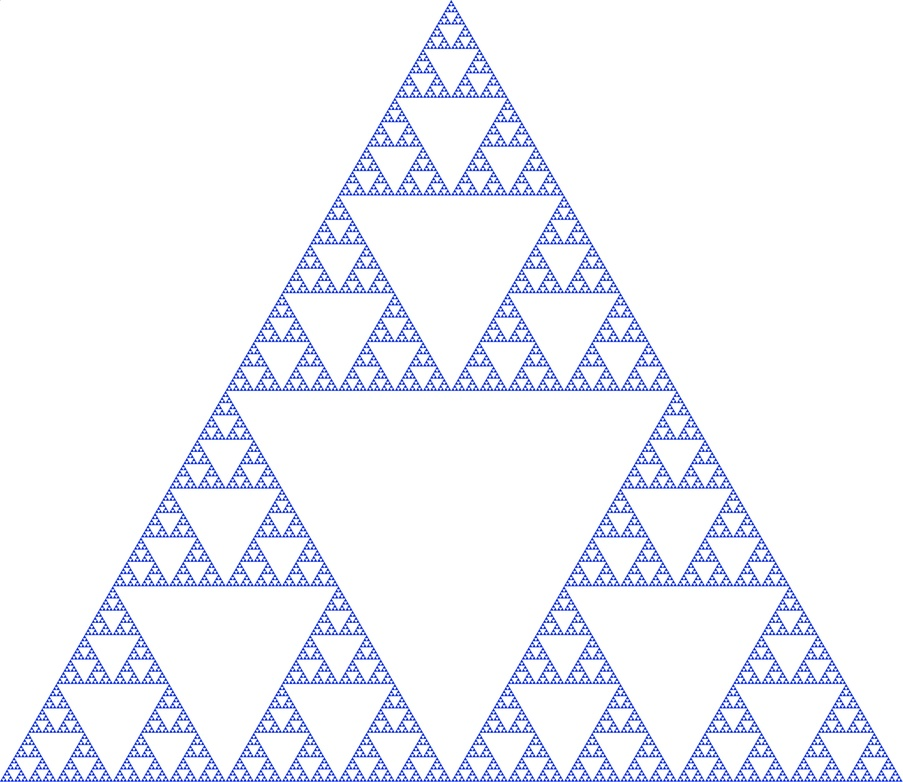
#> input picture sierpinski.jpg, 903 x 782 px, shrunk from 4267 x 3696 before the run, found by its file name
$ python fractal.py
#> lines starting #> are read from the running program, lines starting #| are printed output that depends on the picture; long printed decimals are rounded
import numpy as np
import scipy
import cv2
from matplotlib import pyplot as plt


def rgb2gray(rgb):
    r, g, b = rgb[:, :, 0], rgb[:, :, 1], rgb[:, :, 2]
    gray = 0.2989 * r + 0.5870 * g + 0.1140 * b
    return gray


def fractal_dimension(z, threshold=120):
    # Only for 2d image
    assert (len(z.shape) == 2)

    # From https://github.com/rougier/numpy-100 (#87)
    def boxcount(z, k):
        s = np.add.reduceat(
            np.add.reduceat(z, np.arange(0, z.shape[0], k), axis=0),
            np.arange(0, z.shape[1], k), axis=1)

        # We count non-empty (0) and non-full boxes (k*k)
        return len(np.where((s > 0) & (s < k * k))[0])

    # Transform Z into a binary array
    z = (z > threshold)

    # Minimal dimension of image
    p = min(z.shape)

    # Greatest power of 2 less than or equal to p
    n = 2 ** np.floor(np.log(p) / np.log(2))

    # Extract the exponent
    n = int(np.log(n) / np.log(2))

    # Build successive box sizes (from 2**n down to 2**1)
    sizes = 2 ** np.arange(n, 1, -1)

    # Actual box counting with decreasing size
    counts = []
    for size in sizes:
        counts.append(boxcount(z, size))

    # Fit the successive log(sizes) with log (counts)
    coeffs = np.polyfit(np.log(sizes), np.log(counts), 1)
    plt.plot(np.log(counts), np.log(sizes))
    plt.show()
    return -coeffs[0]


image = cv2.imread("Sierpinski.jpg")
#> image is the input picture: shape (782, 903, 3); mean B, G, R 250.3, 243.4, 241.6
img_gray = cv2.cvtColor(image, cv2.COLOR_BGR2GRAY)
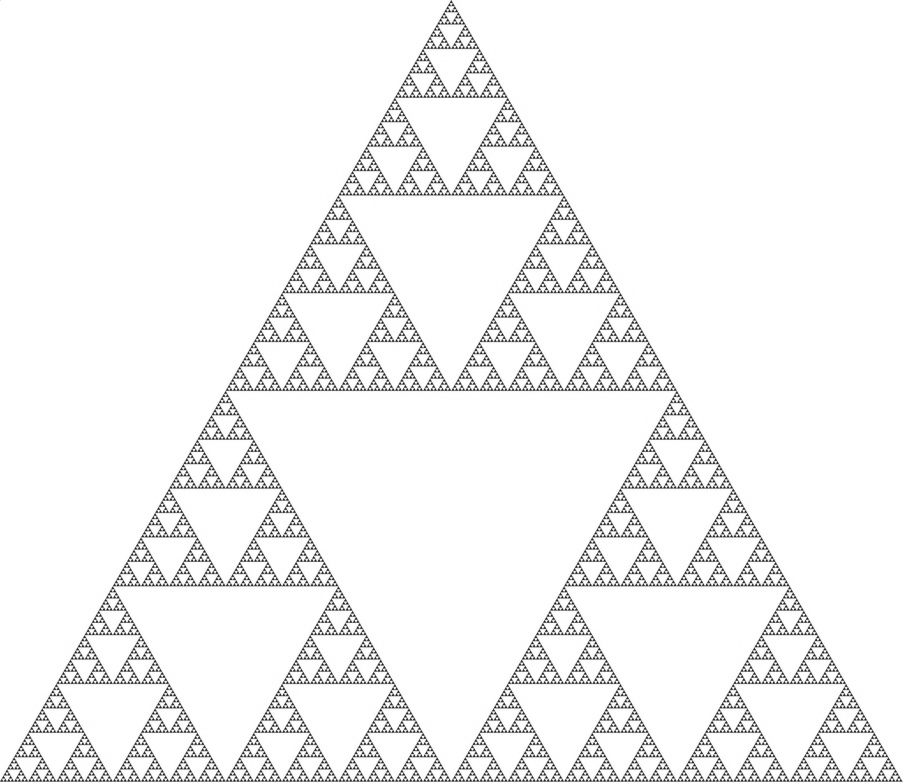
#> img_gray: shape (782, 903); min 24, max 255, mean 243.7
print(type(img_gray))
#| <class 'numpy.ndarray'>

thresh = cv2.adaptiveThreshold(img_gray,255,cv2.ADAPTIVE_THRESH_GAUSSIAN_C,cv2.THRESH_BINARY_INV, 3, 2)
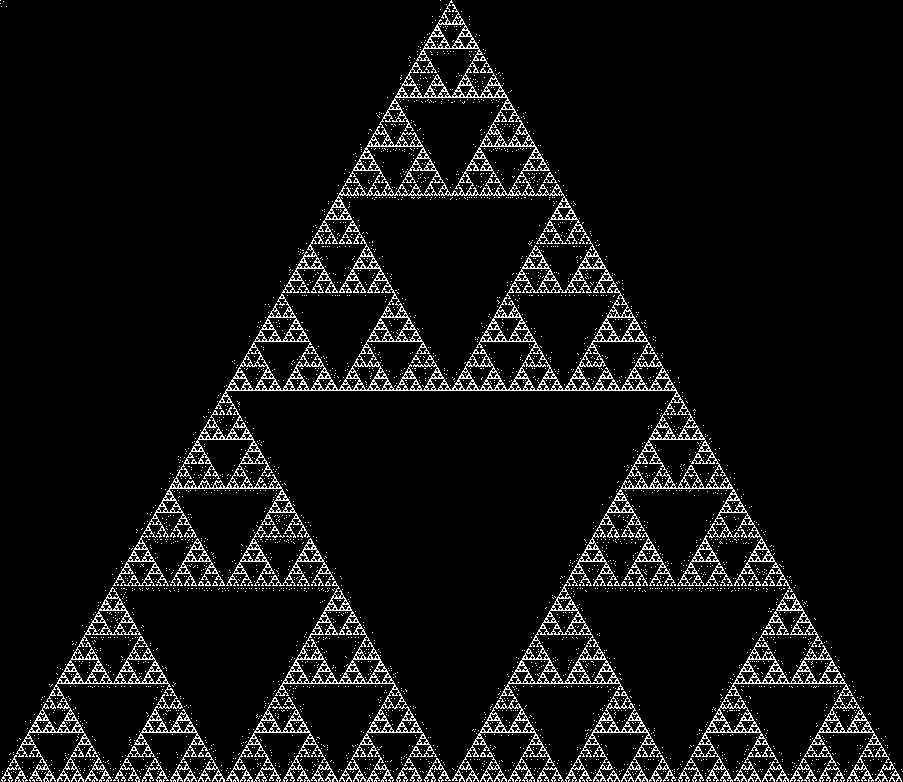
#> thresh: shape (782, 903); 6.3% white in thin lines or dots
thresh = cv2.adaptiveThreshold(img_gray,255,cv2.ADAPTIVE_THRESH_GAUSSIAN_C,cv2.THRESH_BINARY_INV, 3, 2)
print(thresh.shape)
#| (782, 903)

cv2.imshow('zika', thresh)
cv2.waitKey(0)
print(thresh)
#> (printed output is left out)
print("Minkowski–Bouligand dimension (computed): ", fractal_dimension(thresh))
#> in fractal_dimension, `z = (z > threshold)`: z: shape (782, 903) bool; 6.3% white in thin lines or dots
#> the loop in fractal_dimension, `for size in sizes:` made 8 passes
#> s in boxcount on pass 1: [[12228, 6826], [13684, 11927]]
#> after the loop in fractal_dimension, `for size in sizes:`: counts = [4, 14, 38, 107, 310, 862, 2606, 9487]
#> in fractal_dimension, `coeffs = np.polyfit(np.log(sizes), np.log(counts), 1)`: coeffs = [-1.56, 11.19]
#> in fractal_dimension, `plt.show()`:
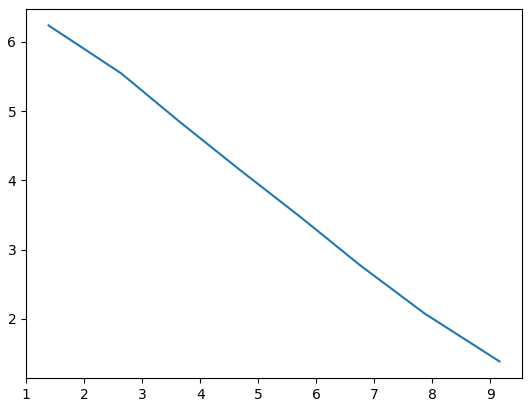
#> figure drawn by matplotlib, 1 panel
#| Minkowski–Bouligand dimension (computed):  1.562

$ run again, with temp.png saved as sierpinski.jpg
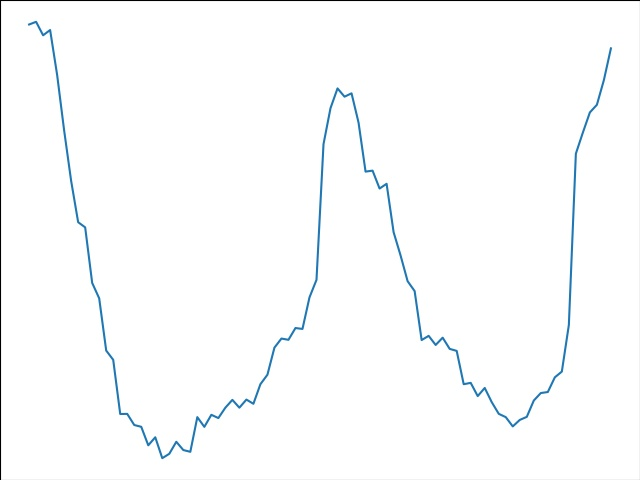
#> input picture temp.png, 640 x 480 px, found by its file name
#> image is the input picture: shape (480, 640, 3); mean B, G, R 252.7, 252.1, 251
#| <class 'numpy.ndarray'>
#> `thresh = cv2.adaptiveThreshold(img_gray,255,cv2.ADAPTIVE_THRESH_GAUSSI..`:
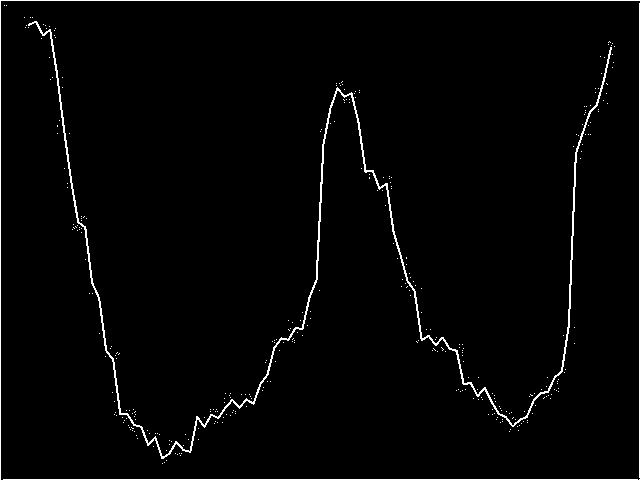
#> thresh: shape (480, 640); 2.1% white in thin lines or dots
#| (480, 640)
#> (printed output is left out)
#> z: shape (480, 640) bool; 2.1% white in thin lines or dots
#> the loop in fractal_dimension, `for size in sizes:` made 7 passes
#> s in boxcount on pass 1: [[1097, 1061, 861], [1388, 1214, 782]]
#> after the loop in fractal_dimension, `for size in sizes:`: counts = [6, 18, 58, 133, 283, 591, 1438]
#> coeffs = [-1.29, 9.17]
#> in fractal_dimension, `plt.show()`:
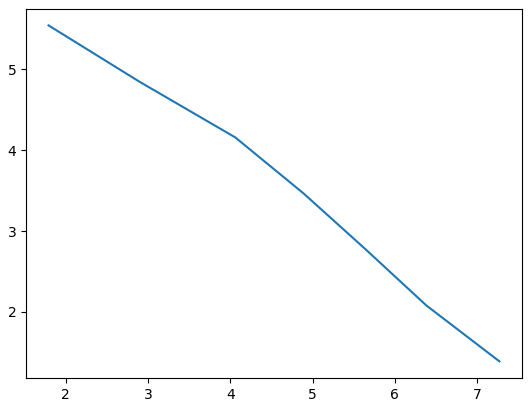
#> figure drawn by matplotlib, 1 panel
#| Minkowski–Bouligand dimension (computed):  1.288
